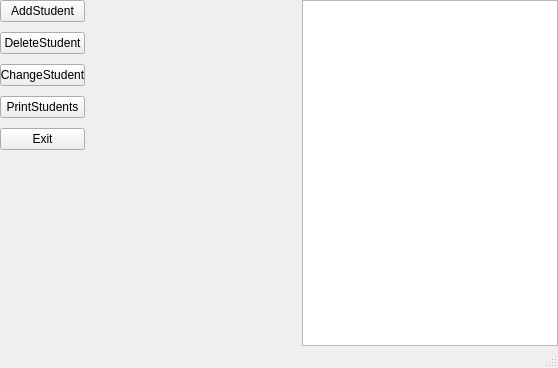
<?xml version="1.0" encoding="UTF-8"?>
<ui version="4.0">
 <class>MainWindow</class>
 <widget class="QMainWindow" name="MainWindow">
  <property name="geometry">
   <rect>
    <x>0</x>
    <y>0</y>
    <width>558</width>
    <height>368</height>
   </rect>
  </property>
  <property name="windowTitle">
   <string>MainWindow</string>
  </property>
  <widget class="QWidget" name="centralwidget">
   <layout class="QHBoxLayout" name="horizontalLayout_2">
    <property name="leftMargin">
     <number>0</number>
    </property>
    <property name="topMargin">
     <number>0</number>
    </property>
    <property name="rightMargin">
     <number>0</number>
    </property>
    <property name="bottomMargin">
     <number>0</number>
    </property>
    <item>
     <layout class="QHBoxLayout" name="horizontalLayout">
      <item>
       <layout class="QVBoxLayout" name="verticalLayout">
        <property name="spacing">
         <number>10</number>
        </property>
        <item>
         <widget class="QPushButton" name="AddStudent">
          <property name="maximumSize">
           <size>
            <width>85</width>
            <height>16777215</height>
           </size>
          </property>
          <property name="text">
           <string>AddStudent</string>
          </property>
         </widget>
        </item>
        <item>
         <widget class="QPushButton" name="DeleteStudent">
          <property name="maximumSize">
           <size>
            <width>85</width>
            <height>16777215</height>
           </size>
          </property>
          <property name="text">
           <string>DeleteStudent</string>
          </property>
         </widget>
        </item>
        <item>
         <widget class="QPushButton" name="ChangeStudent">
          <property name="maximumSize">
           <size>
            <width>85</width>
            <height>16777215</height>
           </size>
          </property>
          <property name="text">
           <string>ChangeStudent</string>
          </property>
         </widget>
        </item>
        <item>
         <widget class="QPushButton" name="PrintStudents">
          <property name="maximumSize">
           <size>
            <width>85</width>
            <height>16777215</height>
           </size>
          </property>
          <property name="text">
           <string>PrintStudents</string>
          </property>
         </widget>
        </item>
        <item>
         <widget class="QPushButton" name="Exit">
          <property name="maximumSize">
           <size>
            <width>85</width>
            <height>16777215</height>
           </size>
          </property>
          <property name="text">
           <string>Exit</string>
          </property>
         </widget>
        </item>
        <item>
         <spacer name="verticalSpacer">
          <property name="orientation">
           <enum>Qt::Vertical</enum>
          </property>
          <property name="sizeHint" stdset="0">
           <size>
            <width>20</width>
            <height>100</height>
           </size>
          </property>
         </spacer>
        </item>
       </layout>
      </item>
      <item>
       <spacer name="horizontalSpacer">
        <property name="orientation">
         <enum>Qt::Horizontal</enum>
        </property>
        <property name="sizeHint" stdset="0">
         <size>
          <width>40</width>
          <height>20</height>
         </size>
        </property>
       </spacer>
      </item>
      <item>
       <widget class="QTableWidget" name="tableWidget"/>
      </item>
     </layout>
    </item>
   </layout>
  </widget>
  <widget class="QMenuBar" name="menubar">
   <property name="geometry">
    <rect>
     <x>0</x>
     <y>0</y>
     <width>558</width>
     <height>20</height>
    </rect>
   </property>
  </widget>
  <widget class="QStatusBar" name="statusbar"/>
 </widget>
 <resources/>
 <connections>
  <connection>
   <sender>Exit</sender>
   <signal>clicked()</signal>
   <receiver>MainWindow</receiver>
   <slot>close()</slot>
   <hints>
    <hint type="sourcelabel">
     <x>27</x>
     <y>158</y>
    </hint>
    <hint type="destinationlabel">
     <x>28</x>
     <y>180</y>
    </hint>
   </hints>
  </connection>
 </connections>
</ui>
